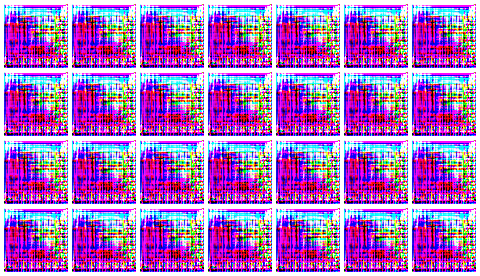
#> input picture GeneratedImages/william-morris-glitched/trained-1100.png, 480 x 276 px
$ python -i glitch.py   (imports and definitions only)
#> lines starting #> are read from the running program, lines starting #| are printed output that depends on the picture
import os
import sys
import numpy
from PIL import Image
from glob import glob

DATASETS_PATH=os.path.join("..", "Datasets")
DATASETS_SELECTED=os.path.join(DATASETS_PATH, "william-morris")
GLITCH_DATASET_PATH=os.path.join(DATASETS_PATH, "william-morris-glitched")

# [3 lines not run here, left out]

def pixelize(infile, output_height=0, output_width=0, output_size=512, sampling_factor=16):
	"""Pixelate an imput image into glitch art for use as an identicon or other avatar"""
#> called with output_height = 0, output_width = 0, output_size = 512, sampling_factor = 16

	if not os.path.exists(infile):
		sys.exit('File {} does not exist!'.format(infile))

	image = Image.open(infile)
#> image is the input picture: PIL image 480x276 RGB; mean R, G, B 168.1, 111.6, 191.6

	try:
		orig_height, orig_width, num_channels = image.size
	except:
		orig_height, orig_width = image.size
#> orig_height = 480; orig_width = 276

	if output_height and not output_width:
		output_width = int(orig_width * (orig_height / output_height))
	elif output_width and not output_height:
		output_height = int(orig_height * (orig_width / output_width))
	elif not any([output_height, output_width]):
		output_height = output_width = output_size

	image = image.resize((output_width // sampling_factor or 1, output_height // sampling_factor or 1), Image.LANCZOS)
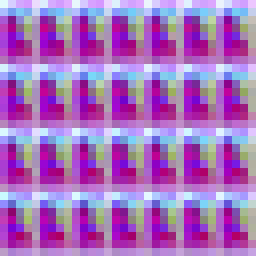
#> image: PIL image 32x32 RGB (shown 8 times larger); mean R, G, B 167.3, 111.2, 190.5
	image = image.rotate(90 * 3)
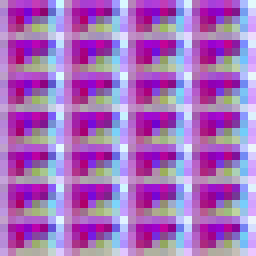
#> image: PIL image 32x32 RGB (shown 8 times larger); mean R, G, B 167.3, 111.2, 190.5
	image = Image.fromarray(numpy.sort(image, axis=0))
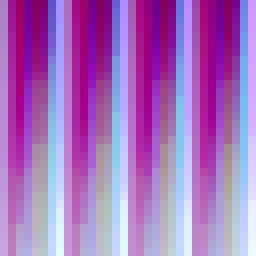
#> image: PIL image 32x32 RGB (shown 8 times larger); mean R, G, B 167.3, 111.2, 190.5
	image = image.rotate(90 * 2)
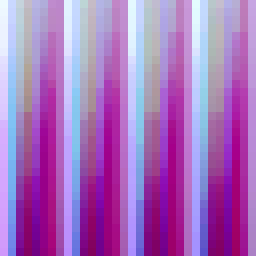
#> image: PIL image 32x32 RGB (shown 8 times larger); mean R, G, B 167.3, 111.2, 190.5
	image = image.resize((output_width, output_height), Image.NEAREST)
#> image: PIL image 512x512 RGB

	filename_parts = os.path.basename(infile).split('.')
	filename_parts.insert(-1, 'processed')

	processed_image_filename = os.path.join(GLITCH_DATASET_PATH, infile.split("/")[-1].split(".")[0])

	image.save(processed_image_filename + ".jpg")

def main():
	for imagePath in glob(os.path.join(DATASETS_SELECTED, "*.jpg")):
		print(imagePath)
		pixelize(imagePath, output_size=64, sampling_factor=1)

# [2 lines not run here, left out]

>>> result = pixelize('../GeneratedImages/william-morris-glitched/trained-1100.png')
